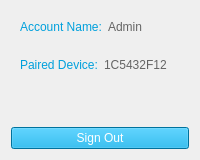
               <widget class="QWidget" name="LogInPanel" native="true">
                <property name="sizePolicy">
                 <sizepolicy hsizetype="Minimum" vsizetype="Preferred">
                  <horstretch>0</horstretch>
                  <verstretch>0</verstretch>
                 </sizepolicy>
                </property>
                <property name="minimumSize">
                 <size>
                  <width>50</width>
                  <height>50</height>
                 </size>
                </property>
                <layout class="QVBoxLayout" name="verticalLayout_3">
                 <item>
                  <widget class="QWidget" name="accountInfoWidget" native="true">
                   <layout class="QHBoxLayout" name="horizontalLayout_11">
                    <item>
                     <widget class="QLabel" name="accountNameLabel">
                      <property name="styleSheet">
                       <string notr="true">color: rgb(0, 160, 220);
font: 700 9pt &quot;Segoe UI&quot;;</string>
                      </property>
                      <property name="text">
                       <string>Account Name:</string>
                      </property>
                     </widget>
                    </item>
                    <item>
                     <widget class="QLabel" name="NameLabel">
                      <property name="styleSheet">
                       <string notr="true">color:rgb(100, 100, 100);</string>
                      </property>
                      <property name="text">
                       <string>Admin</string>
                      </property>
                     </widget>
                    </item>
                   </layout>
                  </widget>
                 </item>
                 <item>
                  <widget class="QWidget" name="deviceInfoWidget" native="true">
                   <layout class="QHBoxLayout" name="horizontalLayout_12">
                    <item>
                     <widget class="QLabel" name="pairedDeviceLabel">
                      <property name="styleSheet">
                       <string notr="true">color: rgb(0, 160, 220);
font: 700 9pt &quot;Segoe UI&quot;;</string>
                      </property>
                      <property name="text">
                       <string>Paired Device:</string>
                      </property>
                     </widget>
                    </item>
                    <item>
                     <widget class="QLabel" name="deviceLabel">
                      <property name="styleSheet">
                       <string notr="true">color:rgb(100, 100, 100);</string>
                      </property>
                      <property name="text">
                       <string>1C5432F12</string>
                      </property>
                     </widget>
                    </item>
                   </layout>
                  </widget>
                 </item>
                 <item>
                  <spacer name="singInParSpacer">
                   <property name="orientation">
                    <enum>Qt::Vertical</enum>
                   </property>
                   <property name="sizeHint" stdset="0">
                    <size>
                     <width>20</width>
                     <height>40</height>
                    </size>
                   </property>
                  </spacer>
                 </item>
                 <item>
                  <widget class="QPushButton" name="signOutBtn">
                   <property name="cursor">
                    <cursorShape>PointingHandCursor</cursorShape>
                   </property>
                   <property name="styleSheet">
                    <string notr="true">color: rgb(255, 255, 255);
font: 700 9pt &quot;Segoe UI&quot;;
background-color: rgb(0, 160, 220);
border-color: rgb(0, 0, 0);</string>
                   </property>
                   <property name="text">
                    <string>Sign Out</string>
                   </property>
                  </widget>
                 </item>
                </layout>
               </widget>
